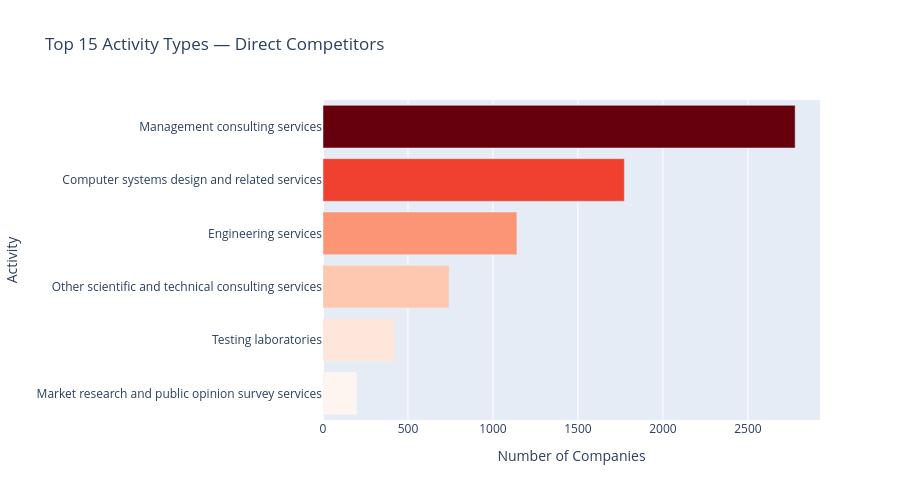

Write notebook code for a chart like this one.
### Markdown cell above
---
## 3 · Exploratory Data Analysis

### Code cell
# ── 3.1  Top activities among Direct competitors ──────────────────────────────
direct_acts = (
    competitors[competitors['competitor_type_final'] == 'Direct']
      ['activity_name'].value_counts()
      .head(15)
      .reset_index()
)
direct_acts.columns = ['activity_name', 'count']

fig = px.bar(
    direct_acts,
    x='count', y='activity_name',
    orientation='h',
    title='Top 15 Activity Types — Direct Competitors',
    labels={'activity_name': 'Activity', 'count': 'Number of Companies'},
    color='count',
    color_continuous_scale='Reds'
)
fig.update_layout(
    yaxis={'categoryorder': 'total ascending'},
    coloraxis_showscale=False,
    height=500
)
fig.show()

### Figure 1 — Plotly figure (JSON) as saved in the notebook; plotly's stock layout.template omitted (floating-point values rounded to 4 significant figures)
{"data": [{"alignmentgroup": "True", "hovertemplate": "Number of Companies=%{marker.color}<br>Activity=%{y}<extra></extra>", "legendgroup": "", "marker": {"color": [2778, 1773, 1141, 742, 423, 199], "coloraxis": "coloraxis", "pattern": {"shape": ""}}, "name": "", "offsetgroup": "", "orientation": "h", "showlegend": false, "textposition": "auto", "type": "bar", "x": [2778, 1773, 1141, 742, 423, 199], "xaxis": "x", "y": ["Management consulting services", "Computer systems design and related services", "Engineering services", "Other scientific and technical consulting services", "Testing laboratories", "Market research and public opinion survey services"], "yaxis": "y"}], "layout": {"barmode": "relative", "coloraxis": {"colorbar": {"title": {"text": "Number of Companies"}}, "colorscale": [[0, "rgb(255,245,240)"], [0.125, "rgb(254,224,210)"], [0.25, "rgb(252,187,161)"], [0.375, "rgb(252,146,114)"], [0.5, "rgb(251,106,74)"], [0.625, "rgb(239,59,44)"], [0.75, "rgb(203,24,29)"], [0.875, "rgb(165,15,21)"], [1, "rgb(103,0,13)"]], "showscale": false}, "height": 500, "legend": {"tracegroupgap": 0}, "title": {"text": "Top 15 Activity Types — Direct Competitors"}, "xaxis": {"anchor": "y", "domain": [0, 1], "title": {"text": "Number of Companies"}}, "yaxis": {"anchor": "x", "categoryorder": "total ascending", "domain": [0, 1], "title": {"text": "Activity"}}}}
